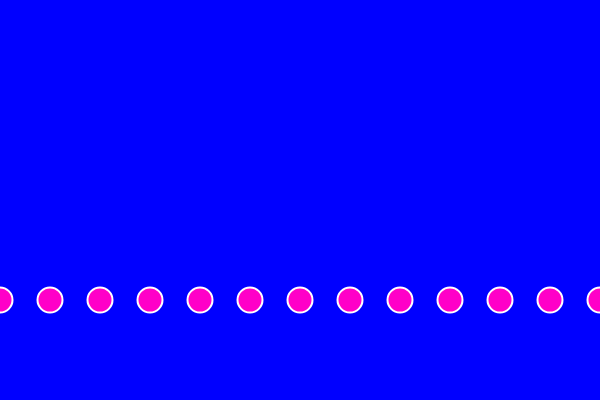
Frame 1 (no input)
Frame 60 (no input): identical to frame 1, image omitted
Frame 120 (the mouse pressed at the canvas centre since frame 60): identical to frame 1, image omitted

The p5.js sketch that drew this single still picture (run headless with seeded random() and noise() and a simulated clock; from frame 60 on, the mouse is pressed at the canvas centre):

// p5.js sketch
// ── sketch.js
/*
* Basic  Drawing 基础图形绘画
* Yuli Cai/caiyuli.com
*/

// Example: for loops
// 示例:for循环
// 翻译自 Dan Shiffman的示例， 注解：Yuli Cai

// 线上案例： https://editor.p5js.org/yulicai/sketches/6zq2kwlOD


function setup() {
  createCanvas(600, 400);
}

function draw() {
  background(0,0,255);
  strokeWeight(2);
  stroke(255);

  // for loop
  // 三个基本元素， 1. 本地变量声明；2. 条件； 3. 变化程度（增量，减量等等)
  for (let x = 0; x <= width; x += 50) {
    fill(255, 0, 200);
    ellipse(x, 300, 25, 25);
  }
}
